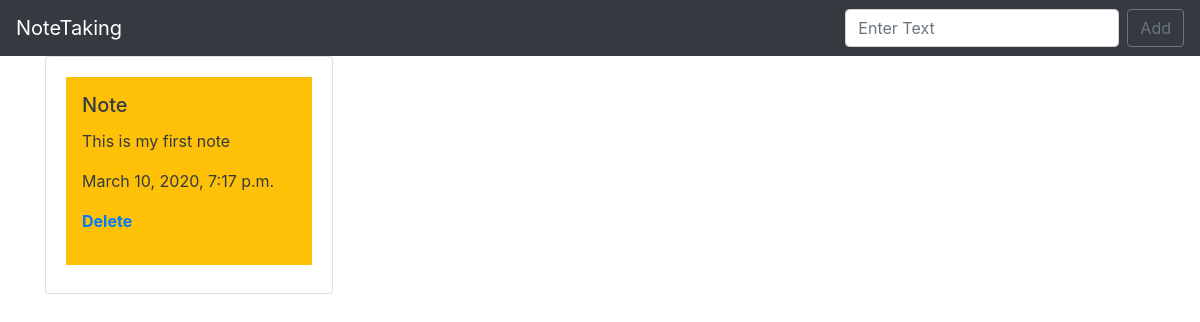
Before: / with the older database file.
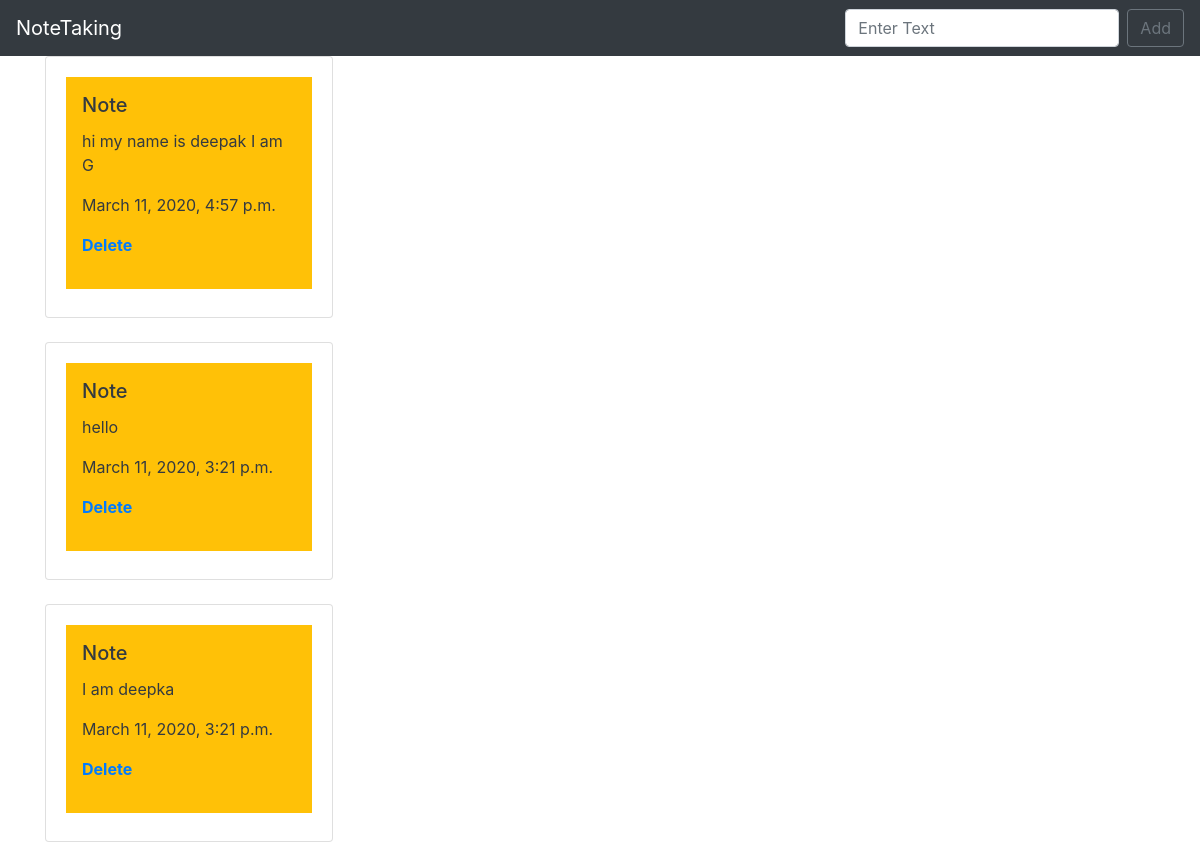
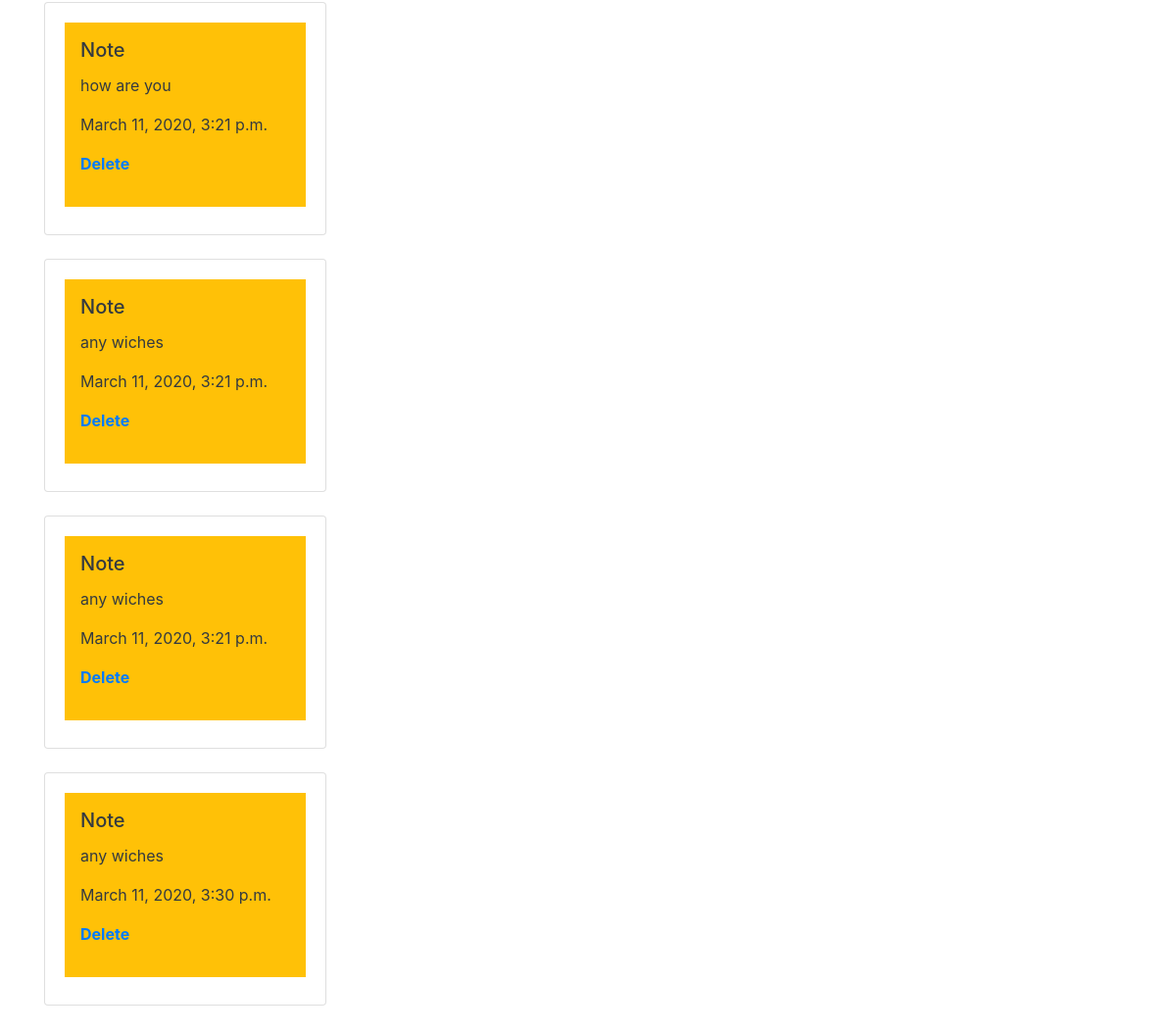
After: the same page with the newer database file (2 pictures, top to bottom).
### notes/models.py (models this page shows, shortened)
class List(models.Model):
    item = models.CharField(max_length=200)
    created = models.DateTimeField(auto_now_add=True)

### notes/views.py (the view)
# urls.py: 2. Add a URL to urlpatterns:  path('', views.home, name='home')
def home(request):
    if request.method == 'POST':
        form = ListForm(request.POST or None)
        if form.is_valid():
            form.save()
            all_items = List.objects.all
            messages.success(request,('text added'))
            return render(request,'home.html',{'all_items':all_items})
    else:
        all_items = List.objects.all
        return render(request,'home.html',{'all_items':all_items})
        return HttpResponseRedirect(request,'home.html',{'all_items':all_items})

### notes/templates/home.html (shortened to what this page needs)
{% extends 'base.html' %}
{% block content %}
{% if all_items %}
      <table class="table table-boadered">
        {% for things in all_items %}
        <tr>
        <div class="card" style="width: 18rem;">
            <div class="card-body">
                <div class="p-3 mb-2 bg-warning text-dark">
              <h5 class="card-title">Note</h5>
              <p class="card-text">{{ things.item }}</p>
              <p class="card-text">{{ things.created}}</p>
              <p><a href="{% url 'delete' things.id %}"><b>Delete</b></a></p>
                </div>
            </div>
          </div>
        <br>
        </tr>
        {% endfor %}
    </table>
{% endif %}
{% endblock %}

### notes/templates/base.html (shortened to what this page needs)
<!doctype html>
<html lang="en">
  <head>
    <link rel="stylesheet" href="https://stackpath.bootstrapcdn.com/bootstrap/4.4.1/css/bootstrap.min.css">
  </head>
  <body>
    <nav class="navbar navbar-expand-lg navbar-dark bg-dark">
        <a class="navbar-brand" href="{% url 'home' %}">NoteTaking</a>
        <div class="collapse navbar-collapse" id="navbarSupportedContent">
          <form class="form-inline my-2 my-lg-0" method="POST">
            <input class="form-control mr-sm-2" type="search" placeholder="Enter Text" aria-label="Search" name="item">
            <button class="btn btn-outline-secondary my-2 my-sm-0" type="submit">Add</button>
          </form>
        </div>
      </nav>
      <div class="container">
        {% block content %}
        {% endblock %}
      </div>
  </body>
</html>

Changed rows visible on the page:
removed List: item "This is my first note", created "March 10, 2020, 7:17 p.m."
added List: item "hi my name is deepak I am G", created "March 11, 2020, 4:57 p.m."
added List: item "hello", created "March 11, 2020, 3:21 p.m."
added List: item "I am deepka", created "March 11, 2020, 3:21 p.m."
added List: item "how are you", created "March 11, 2020, 3:21 p.m."
added List: item "any wiches", created "March 11, 2020, 3:21 p.m."
added List: item "any wiches", created "March 11, 2020, 3:21 p.m."
added List: item "any wiches", created "March 11, 2020, 3:30 p.m."
